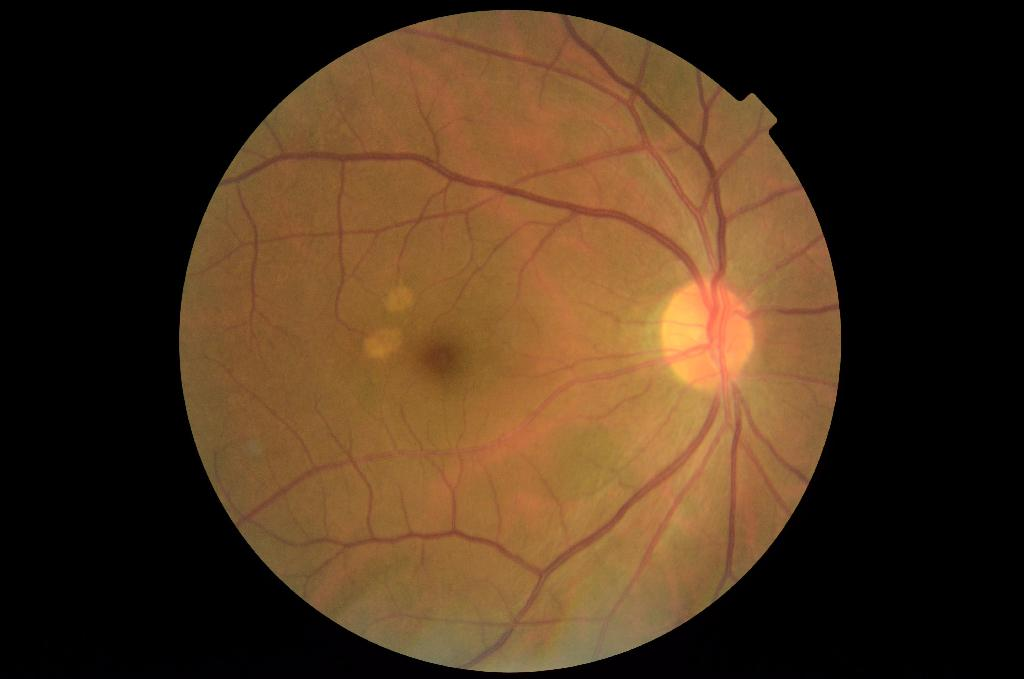
#> input picture Diabetic Retinopathy/Fungus of Retina/0/15347_right.jpeg, 1024 x 679 px, found by its file name; its folder holds only this picture in this run
$ jupyter execute --allow-errors Preprocessing.ipynb
#> lines starting #> are read from the running program, lines starting #| are printed output that depends on the picture
[cell 1]
from tensorflow.keras.preprocessing import image
import matplotlib.pyplot as plt
from google.colab import drive
from matplotlib import cm
from os import listdir
from PIL import Image
import numpy as np
import torchvision
import cv2 as cv
import torch
import pywt
import os
import pandas as pd
import seaborn as sns

[cell 2]
drive.mount('/content/drive')

<h1>Visualizing the distribution of images of the severity of the disease</h1>
<h3>As we can see from the barplot, data is imbalanced. The number of severe and moderate cases in disproportional to that of healthy ones</h3>

[cell 3]
my_Path = '/content/drive/MyDrive/ML Project/Diabetic Retinopathy/Fungus of Retina/'
freq = []
classes=[0,1,2,3,4]
#> (the rest of this cell did not finish here and is left out)

## Blood vessel extraction

[cell 4]
# [27 lines left out: function _filter_kernel_mf_fdog, not called in this run]

[cell 5]
# [5 lines left out: function gaussian_matched_filter_kernel, not called in this run]

## Extracted blood vessel

## Applying k-means clusetering for blood vessels

[cell 6]
# [14 lines left out: function kmeans, not called in this run]

## Applying the methods on images

[cell 7]
def image_preprocessing(img):
  img_new = cv.cvtColor(img, cv.COLOR_BGR2RGB)
  img_gray = cv.cvtColor(img_new, cv.COLOR_RGB2GRAY)
  clahe = cv.createCLAHE(clipLimit = 5)
  clahe_equalized_hist = clahe.apply(img_gray) + 50
  sample_image_transform = pywt.dwt2(clahe_equalized_hist,'Haar')[0]
  # [5 lines of commented-out code are left out]
  filtered = applyFilters(sample_image_transform,bank_gf)
  k_mean = kmeans(filtered)
  plt.imshow(k_mean,cmap = 'gray')
  return k_mean

[cell 8]
def conversion(folder_path):
  for i in range(5):
    curCls = str(i)
    try:
      if not os.path.exists(folder_path +'processed_new/' + curCls):
        os.makedirs(folder_path +'processed_new/' + curCls)
    except OSError as err:
        print(err)

    for filename in os.listdir(folder_path + curCls + '/'):
        path_to_save = folder_path +'processed_new/' + curCls + '/'
        if filename.endswith(".jpeg"):
          img = cv.imread(folder_path +curCls+'/'+filename,0)
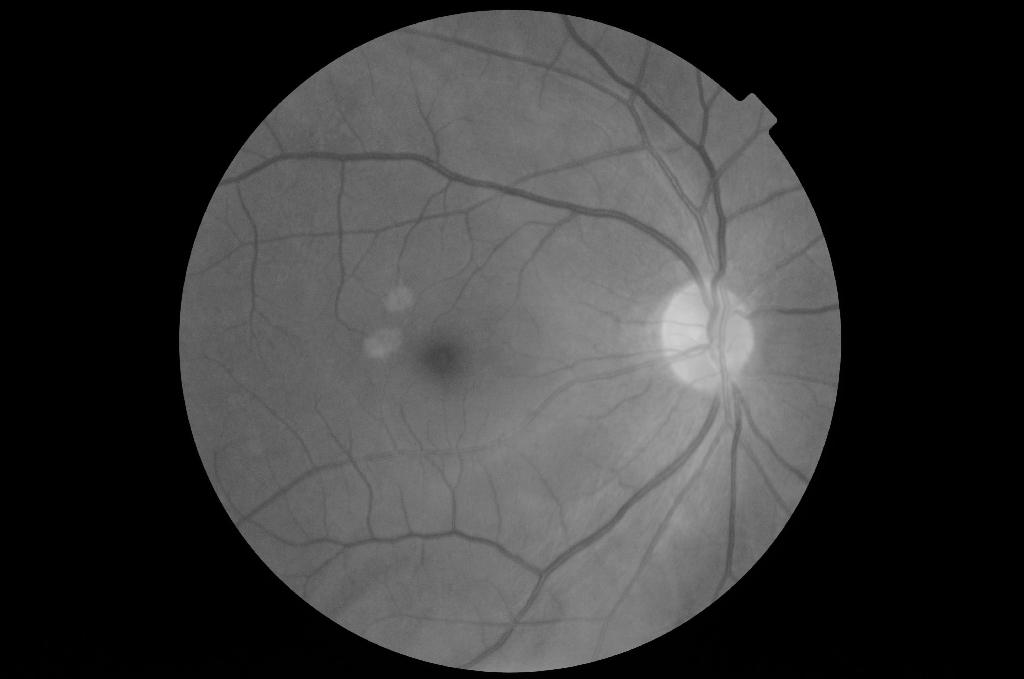
#> img: shape (679, 1024); min 0, max 210, mean 56.2
          processed_img = image_preprocessing(img)
#> in image_preprocessing, `clahe_equalized_hist = clahe.apply(img_gray) + 50`:
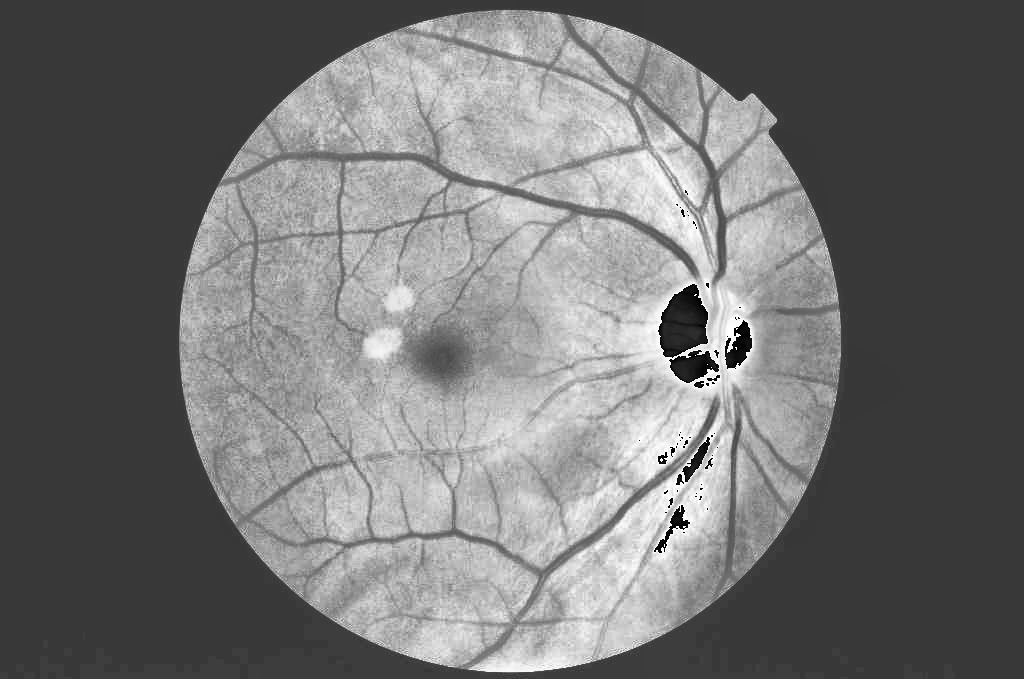
#> clahe_equalized_hist: shape (679, 1024); min 0, max 255, mean 113.7
          cv.imwrite(path_to_save + filename,processed_img)

myPath="/content/drive/MyDrive/ML Project/Diabetic Retinopathy/Fungus of Retina/"

#> (the rest of this cell did not finish here and is left out)
